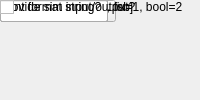
<?xml version="1.0" encoding="UTF-8"?>
<ui version="4.0">
 <class>MainWindow</class>
 <widget class="QMainWindow" name="MainWindow">
  <property name="windowTitle"><string>Raw AXI Register</string></property>
  <widget class="QWidget" name="centralwidget">
   <!-- NOTE: this is a simplified structural mirror of the generated
        <module>_ui.py, not a full round-trip Designer file. Regenerate
        both from the same spec if you need to edit layout by hand. -->
       <widget class="QLabel" name="label_io_dir">
     <property name="text"><string>I/O direction</string></property>
    </widget>
       <widget class="QComboBox" name="io_dir">
     <item><property name="text"><string>To Processor</string></property></item>
     <item><property name="text"><string>From Processor</string></property></item>
    </widget>
       <widget class="QLabel" name="label_io_delay">
     <property name="text"><string>I/O delay</string></property>
    </widget>
       <widget class="QLineEdit" name="io_delay"/>
       <widget class="QLabel" name="label_init_val">
     <property name="text"><string>Initial Value</string></property>
    </widget>
       <widget class="QLineEdit" name="init_val"/>
       <widget class="QLabel" name="label_sample_period">
     <property name="text"><string>Sample period</string></property>
    </widget>
       <widget class="QLineEdit" name="sample_period"/>
       <widget class="QLabel" name="label_names">
     <property name="text"><string>Bitfield names [msb...lsb]</string></property>
    </widget>
       <widget class="QLineEdit" name="names"/>
       <widget class="QLabel" name="label_bitwidths">
     <property name="text"><string>Bitfield widths</string></property>
    </widget>
       <widget class="QLineEdit" name="bitwidths"/>
       <widget class="QLabel" name="label_bin_pts">
     <property name="text"><string>Bitfield binary pts</string></property>
    </widget>
       <widget class="QLineEdit" name="bin_pts"/>
       <widget class="QLabel" name="label_arith_types">
     <property name="text"><string>Bitfield types, ufix=0, fix=1, bool=2</string></property>
    </widget>
       <widget class="QLineEdit" name="arith_types"/>
       <widget class="QLabel" name="label_sim_port">
     <property name="text"><string>Provide sim input/output?</string></property>
    </widget>
       <widget class="QCheckBox" name="sim_port"/>
       <widget class="QLabel" name="label_show_format">
     <property name="text"><string>Print format string?</string></property>
    </widget>
       <widget class="QCheckBox" name="show_format"/>
  </widget>
 </widget>
 <resources/>
 <connections/>
</ui>
